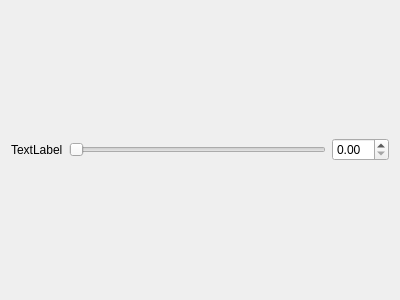
<?xml version="1.0" encoding="UTF-8"?>
<ui version="4.0">
 <class>viewparameter</class>
 <widget class="QWidget" name="viewparameter">
  <property name="geometry">
   <rect>
    <x>0</x>
    <y>0</y>
    <width>400</width>
    <height>300</height>
   </rect>
  </property>
  <property name="windowTitle">
   <string>Form</string>
  </property>
  <layout class="QGridLayout" name="gridLayout">
   <item row="0" column="0">
    <widget class="QLabel" name="label">
     <property name="text">
      <string>TextLabel</string>
     </property>
    </widget>
   </item>
   <item row="0" column="1">
    <widget class="QSlider" name="horizontalSlider">
     <property name="orientation">
      <enum>Qt::Horizontal</enum>
     </property>
    </widget>
   </item>
   <item row="0" column="2">
    <widget class="QDoubleSpinBox" name="doubleSpinBox"/>
   </item>
  </layout>
 </widget>
 <resources/>
 <connections/>
</ui>
